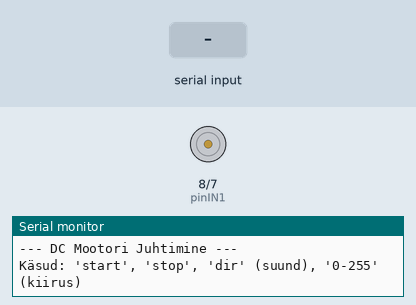
A sketch run on a simulated Arduino Uno, built with avr-gcc and run on an emulated ATmega328P. On the bench: motor-driver pin pairs drawn as motors (green arrow = first pin HIGH = forward, orange = second pin HIGH = backward, longer = more drive, scaled by the enable pin), the last lines printed to the serial monitor. The inputs (shaded band) are chosen by the test bench.

Above: at 1.2 s.
1.3 s: "start\n" received over Serial
At 2.05 s:
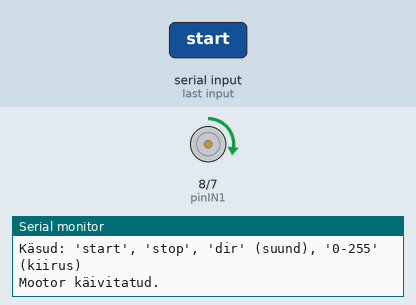
At 2.66 s:
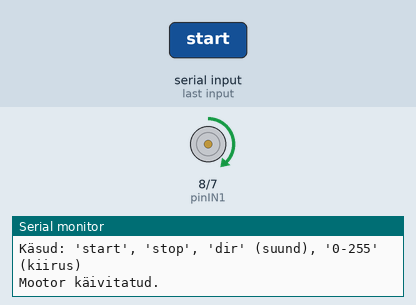
4.3 s: "dir\n" received over Serial
6.6 s: "stop\n" received over Serial
At 6.75 s:
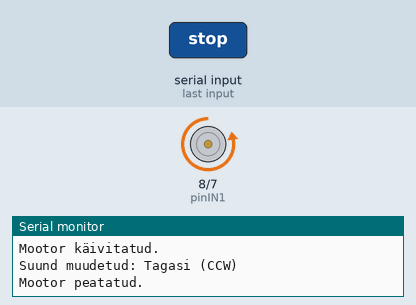
9.6 s: "0\n" received over Serial
Timing chart, 0 to 12.6 s (numbered marks = the images above; inputs shaded):
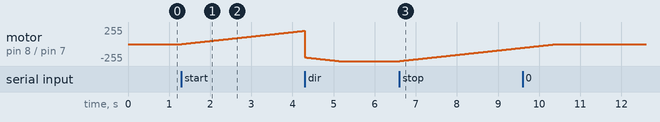

Measured:
- after the input at 1.3 s, motor on pin 8 (pinIN1) / pin 7 (pinIN2): moves from stopped to forward 199/255 over 3.0 s, starting at once
- after the input at 6.6 s, motor on pin 8 (pinIN1) / pin 7 (pinIN2): moves from backward 255/255 to backward 56/255 over 3.0 s, starting at once

The sketch:

1_kodut__.ino
```cpp
// Viikude määramine (H-sild / L298N)
const int pinENA = 9;  // PWM viik (kiirus)
const int pinIN1 = 8;  // Suunaviik 1
const int pinIN2 = 7;  // Suunaviik 2

int hetkeKiirus = 0;   // Mootori praegune kiirus (0-255)
int sihtKiirus = 255;  // Soovitud kiirus
bool isRunning = false;
bool suundEdasi = true; // true = päripäeva, false = vastupäeva

void setup() {
  pinMode(pinENA, OUTPUT);
  pinMode(pinIN1, OUTPUT);
  pinMode(pinIN2, OUTPUT);

  // Alguses mootor seisab
  seadistaSuund(suundEdasi);
  analogWrite(pinENA, 0);

  Serial.begin(9600);
  while (!Serial) { ; }

  Serial.println("--- DC Mootori Juhtimine ---");
  Serial.println("Käsud: 'start', 'stop', 'dir' (suund), '0-255' (kiirus)");
}

void loop() {
  // Loe Seriast sisendit
  if (Serial.available() > 0) {
    String input = Serial.readStringUntil('\n');
    input.trim();

    if (input.length() == 0) return;

    if (input.equalsIgnoreCase("start")) {
      isRunning = true;
      Serial.println("Mootor käivitatud.");
    }
    else if (input.equalsIgnoreCase("stop")) {
      isRunning = false;
      Serial.println("Mootor peatatud.");
    }
    else if (input.equalsIgnoreCase("dir")) {
      suundEdasi = !suundEdasi;
      seadistaSuund(suundEdasi);
      Serial.print("Suund muudetud: ");
      Serial.println(suundEdasi ? "Edasi (CW)" : "Tagasi (CCW)");
    }
    else if (input.toInt() > 0 || input == "0") {
      int val = input.toInt();
      if (val >= 0 && val <= 255) {
        sihtKiirus = val;
        Serial.print("Uus sihtkiirus: ");
        Serial.println(sihtKiirus);
      } else {
        Serial.println("Viga: Kiirus peab olema 0-255!");
      }
    }
  }

  // Sujuv kiirendus ja aeglustus (Ramp loogika)
  aeglustaJaMuudaKiirust();
}

// Mootori pöörlemissuuna määramine
void seadistaSuund(bool edasi) {
  if (edasi) {
    digitalWrite(pinIN1, HIGH);
    digitalWrite(pinIN2, LOW);
  } else {
    digitalWrite(pinIN1, LOW);
    digitalWrite(pinIN2, HIGH);
  }
}

// Sujuv kiiruse muutmine (0.015 sekundi tagant 1 samm)
void aeglustaJaMuudaKiirust() {
  static unsigned long viimaneAeg = 0;
  if (millis() - viimaneAeg >= 15) { // 15 ms sammu vahe
    viimaneAeg = millis();

    int soovitav = isRunning ? sihtKiirus : 0;

    if (hetkeKiirus < soovitav) {
      hetkeKiirus++;
    } else if (hetkeKiirus > soovitav) {
      hetkeKiirus--;
    }

    analogWrite(pinENA, hetkeKiirus);
  }
}
```
